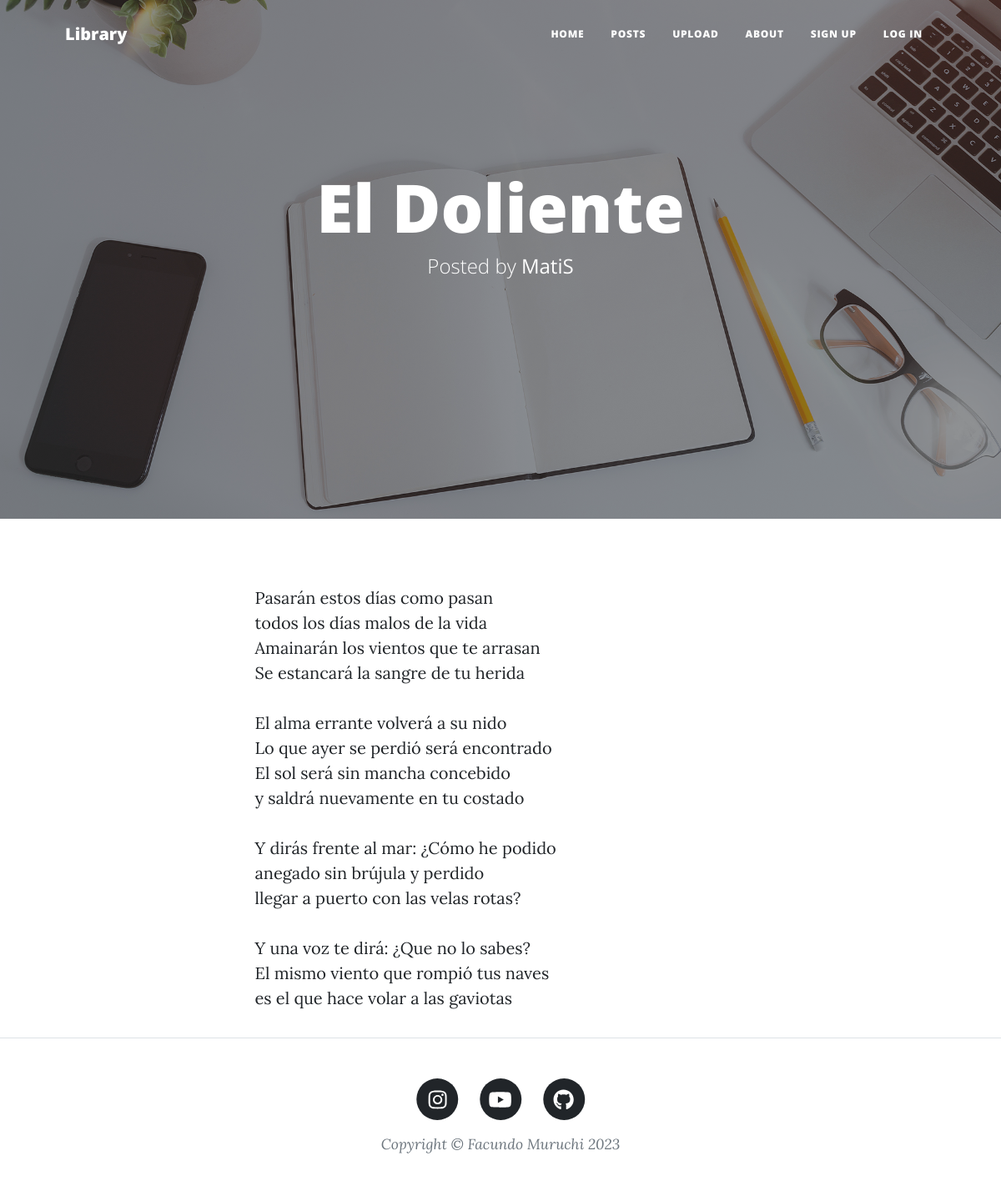
Page /blog/ver-post/43/ on the committed database.
### blog/models.py (models this page shows, shortened)
class Post(models.Model):
    title = models.CharField(max_length=128)
    text = RichTextField(max_length=5000)
    post = models.IntegerField(choices=[
        (1, "Story"),
        (2, "Poem")
    ])
    date = models.DateTimeField(auto_now=True)
    creator = models.ForeignKey(User, on_delete=models.SET_NULL, null=True)

### blog/views.py (the view)
# urls.py: path("ver-post/<int:pk>/", PostDetailView.as_view(), name="ver_post"),
class PostDetailView(DetailView):
    model = Post
    success_url = reverse_lazy("posts")

### blog/templates/blog/post_detail.html (shortened to what this page needs)
{%extends "base.html"%}
{% block heading %}
<h1>{{object.title}}</h1>
<span class="subheading">Posted by <b>{{object.creator}}</b></span>
{% endblock heading %}
{% block contenido %}
<p>
    {{object.text|safe}}
</p>
{% endblock contenido %}

### rows in the picture
Post: title "El Doliente", creator "MatiS", text "Pasarán estos días como pasan todos los días malos de la vida Amainarán los vientos que te arrasan Se estancará la sangre de tu herida El alma errante volverá a su nido Lo que ayer se perdió será encontrado El sol será sin mancha concebido y saldrá nuevamente en tu costado Y dirás frente al mar: ¿Cómo he podido anegado sin brújula y perdido llegar a puerto con las velas rotas? Y una voz te dirá: ¿Que no lo sabes? El mismo viento que rompió tus naves es el que hace volar a las gaviotas"
